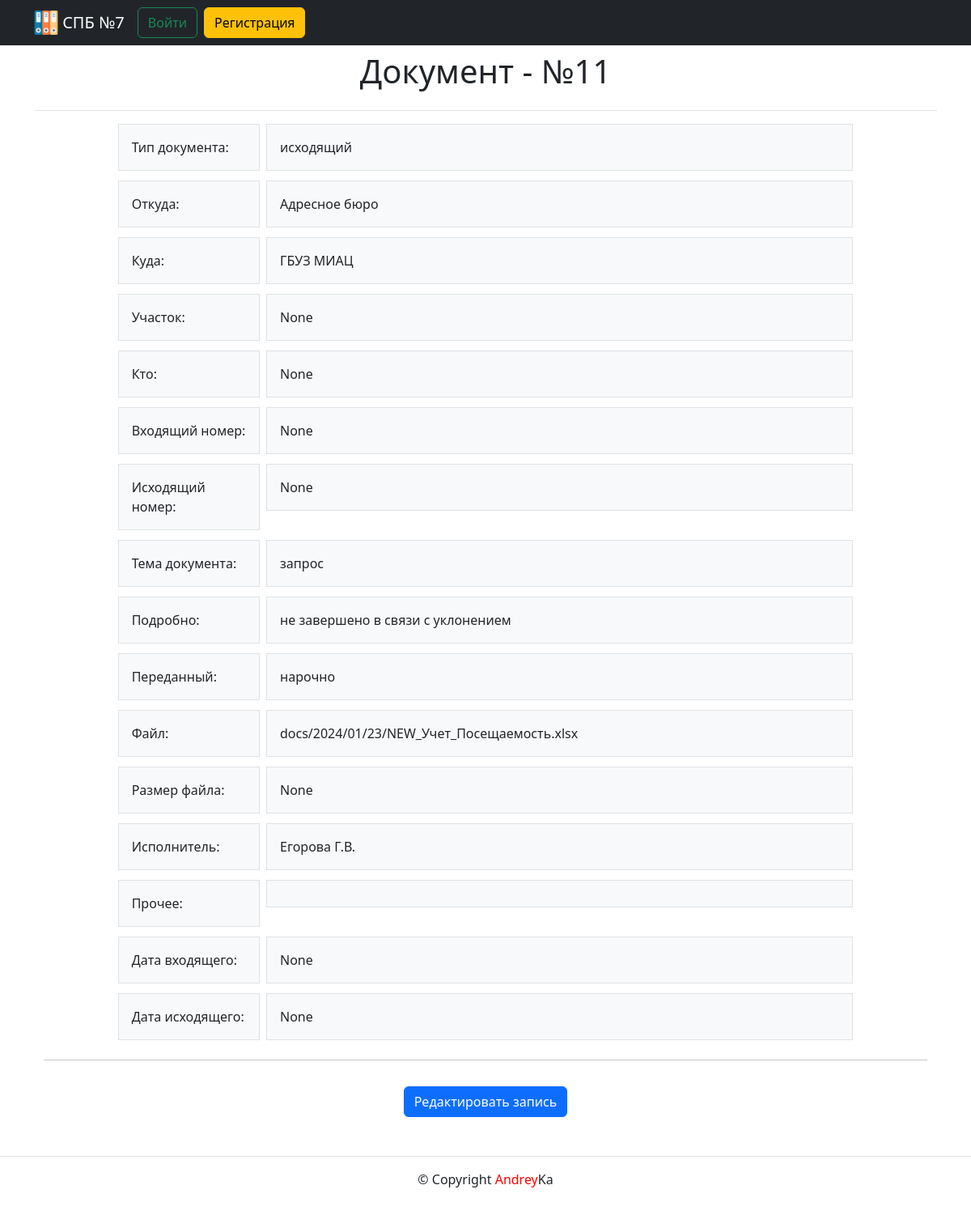
The app's page /documents/11/, older data.
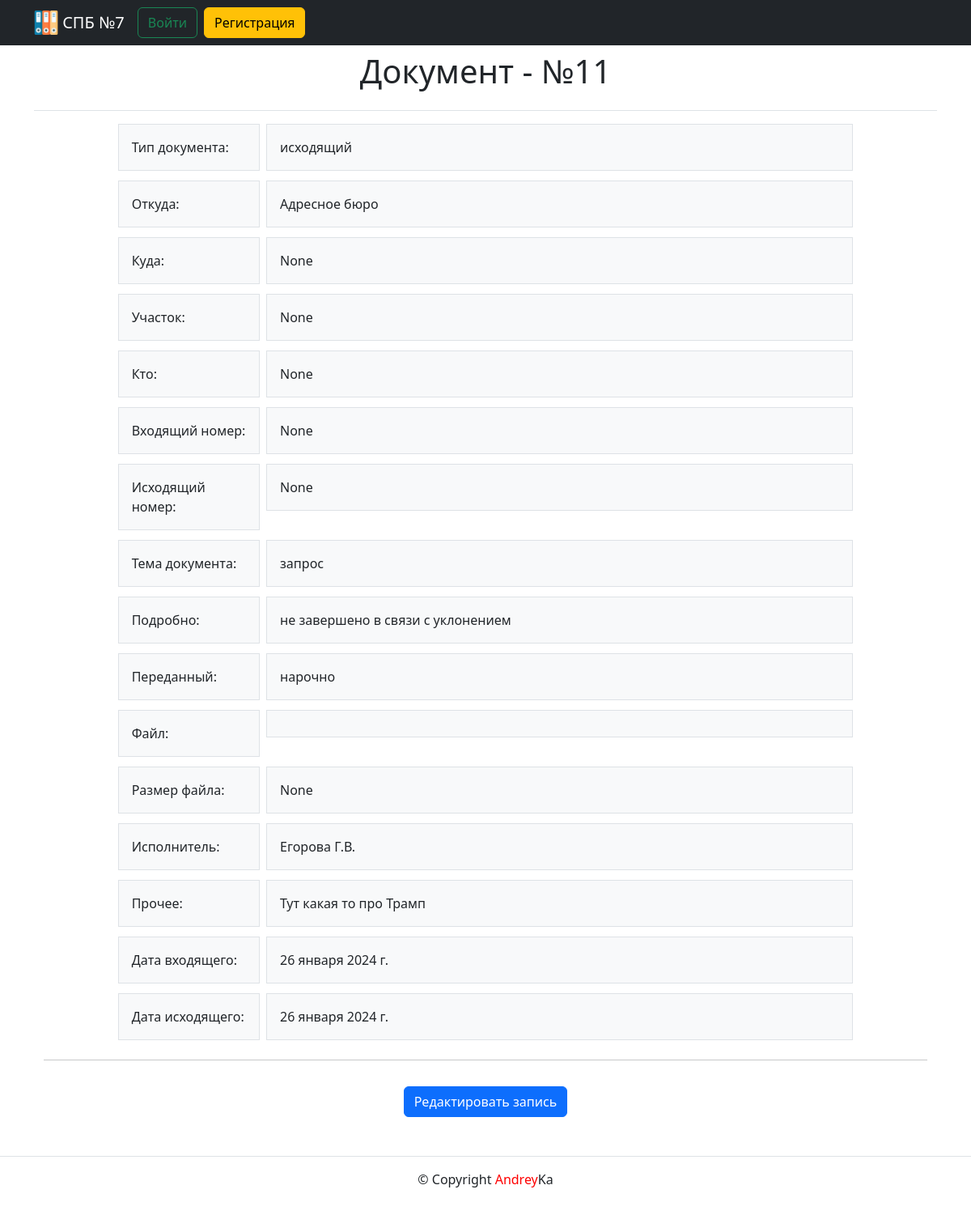
The same page, newer data.
### documents/models.py (models this page shows, shortened)
class Document(models.Model):
    INPUT_DOC = "ВХ"
    OUTPUT_DOC = "ИС"
    IN_OUT_DOC = "ВХ-ИС"
    DOCUMENT_TYPE_CHOICES = [
        (INPUT_DOC, "входящий"),
        (OUTPUT_DOC, "исходящий"),
        (IN_OUT_DOC, "входящий-исходящий"),
    ]
    doc_type = models.CharField(
        verbose_name="Тип документа",
        help_text="Укажите тип документа",
        max_length=5,
        choices=DOCUMENT_TYPE_CHOICES,
        blank=False,
    )
    from_doc = models.ForeignKey(
        Organization,
        related_name="org_from",
        on_delete=models.PROTECT,
        blank=True,
        null=True,
        verbose_name="Откуда",
    )
    where_doc = models.ForeignKey(
        Organization,
        related_name="org_where",
        on_delete=models.PROTECT,
        blank=True,
        null=True,
        verbose_name="Куда",
    )
    area = models.CharField(
        verbose_name="Участок", max_length=100, blank=True, null=True
    )
    who = models.CharField(verbose_name="Кто", max_length=100, blank=True, null=True)
    input_num = models.PositiveIntegerField(
        verbose_name="Входящий номер", blank=True, null=True
    )
    output_num = models.PositiveIntegerField(
        verbose_name="Исходящий номер", blank=True, null=True
    )
    theme = models.ForeignKey(
        Theme,
        related_name="theme_doc",
        on_delete=models.PROTECT,
        blank=True,
        null=True,
        verbose_name="Тема",
    )
    detail = models.ForeignKey(
        Detail,
        related_name="detail_doc",
        on_delete=models.PROTECT,
        blank=True,
        null=True,
        verbose_name="Детали",
    )
    given = models.ForeignKey(
        Given,
        related_name="given_doc",
        on_delete=models.PROTECT,
        blank=True,
        null=True,
        verbose_name="Передано",
    )
    file = models.FileField(
        verbose_name="Файл", upload_to="docs/%Y/%m/%d/", blank=True, null=True
    )
    size = models.PositiveIntegerField(
        verbose_name="Размер файла", blank=True, null=True
    )
    description = models.TextField(
        verbose_name="Прочее",
        help_text="Укажите прочие подробности",
        blank=True,
        null=True,
    )
    implementers = models.ForeignKey(
        Implementers,
        related_name="implementers_doc",
        on_delete=models.PROTECT,
        blank=True,
        null=True,
        verbose_name="Исполнитель",
    )
    date_input_doc = models.DateField(
        verbose_name="Дата входящего",
        help_text="Укажите дату входящего документа",
        blank=True,
        null=True,
    )
    date_output_doc = models.DateField(
        verbose_name="Дата исходящего",
        help_text="Укажите дату исходящего документа",
        blank=True,
        null=True,
    )
    author = models.ForeignKey(
        User,
        on_delete=models.SET_NULL,
        null=True,
        related_name="author_doc",
        verbose_name="Автор создания",
    )
    modified_date = models.DateTimeField(
        "Дата изменения",
        auto_now=True,
    )
    created_date = models.DateTimeField(
        "Дата публикации",
        auto_now_add=True,
    )
    class Meta:
        ordering = ["-id"]
        verbose_name = "Документ"
        verbose_name_plural = "Документы"

class Organization(models.Model):
    name = models.CharField(
        verbose_name="Название организации",
        max_length=100,
        blank=False,
    )
    def __str__(self) -> str:
        return self.name
    class Meta:
        ordering = ["name"]
        verbose_name = "Организация"
        verbose_name_plural = "Организации"

class Theme(models.Model):
    name = models.CharField(
        verbose_name="Тема документа", max_length=100, blank=False, null=False
    )
    def __str__(self) -> str:
        return self.name
    class Meta:
        ordering = ["name"]
        verbose_name = "Тема"
        verbose_name_plural = "Темы"

class Detail(models.Model):
    name = models.CharField(
        verbose_name="Подробно для документа", max_length=100, blank=False, null=False
    )
    def __str__(self) -> str:
        return self.name
    class Meta:
        ordering = ["name"]
        verbose_name = "Подробно"
        verbose_name_plural = "Подробности"

class Given(models.Model):
    name = models.CharField(
        verbose_name="Тип передачи документа", max_length=100, blank=False, null=False
    )
    def __str__(self) -> str:
        return self.name
    class Meta:
        ordering = ["name"]
        verbose_name = "Тип передачи"
        verbose_name_plural = "Типы передачи"

class Implementers(models.Model):
    name = models.CharField(
        verbose_name="Исполнитель", max_length=50, blank=False, null=False
    )
    def __str__(self) -> str:
        return self.name
    class Meta:
        ordering = ["name"]
        verbose_name = "Исполнитель"
        verbose_name_plural = "Исполнители"

### documents/views.py (the view)
# urls.py: path("documents/<int:document_id>/", views.document_detail, name="document_detail"),
def document_detail(request, document_id):
    template = "documents/document_detail.html"
    document = get_object_or_404(Document, pk=document_id)
    context = {
        "document": document,
    }
    return render(request, template, context)

### templates/documents/document_detail.html (shortened to what this page needs)
{% extends 'base.html' %}
{% block content %}
  <div class="py-3 text-center border-bottom">
    <h1>Документ - №{{ document.pk }}</h1>
  </div>
  <div class="container mt-3">
      {% include 'documents/includes/detail_row.html' %}
  </div>
{% endblock %}

### templates/base.html (shortened to what this page needs)
<!DOCTYPE html>
<html lang="ru">
  <head>
    {% load static %}
    <link rel="stylesheet" href="{% static 'css/bootstrap.css' %}" />
  </head>
  <body>
    <header>
      {% include 'includes/header.html' %}
    </header>
    <main class="flex-shrink-0">
      <div class="container py-5">
        {% block content %}{% endblock %}
      </div>
    </main>
    <footer>
      {% include 'includes/footer.html' %}
    </footer>
  </body>
</html>

### templates/includes/header.html (shortened to what this page needs)
<header>
  {% load static %}
  {% with request.resolver_match.view_name as view_name %}
  <nav class="navbar navbar-expand-lg navbar-dark fixed-top bg-dark">
    <div class="container">
      <a class="navbar-brand" href="{% url 'documents:index' %}">
        <img src="{% static 'img/logo.png' %}" width="30" height="30" class="d-inline-block align-top" alt="">
        <span style="color:white">СПБ №7</span>
      </a>
      <div class="collapse navbar-collapse" id="navbarCollapse">
        {% if user.is_authenticated %}
        <ul class="navbar-nav me-auto mb-2 mb-md-0">
          <li class="nav-item">
            <a class="btn btn-outline-success me-2" aria-current="page" href="{% url 'documents:document_create' %}">Новый документ</a>
          </li>
        </ul>
        <ul class="navbar-nav me-auto mb-2 mb-md-0">
          <li class="nav-item">
            <form class="d-flex">
              <input class="form-control me-2" type="search" placeholder="Поиск..." aria-label="Search">
            </form>
          </li>
          <li class="nav-item">
            <form method="post" action="{% url 'users:logout' %}">
              {% csrf_token %}
              <button class="btn btn-outline-danger me-2">Выйти</button>
            </form>
          </li>
          <li class="nav-item">
            <a type="button" class="btn btn-warning me-2" href="{% url 'users:password_change' %}">Изменить пароль</a>
          </li>
        </ul>
          {% else %}
            <a type="button" class="btn btn-outline-success me-2" href="{% url 'users:login' %}">Войти</a>
            <a type="button" class="btn btn-warning me-2" href="{% url 'users:signup' %}">Регистрация</a>
          {% endif %}
      </div>
    </div>
  </nav>
  {% endwith %}
</header>

### templates/documents/includes/detail_row.html
<div class="row g-2 justify-content-md-center">
  <div class="col-2">
    <div class="p-3 border bg-light">Тип документа:</div>
  </div>
  <div class="col-8">
    <div class="p-3 border bg-light">{{ document.get_doc_type_display }}</div>
  </div>
</div>
<div class="row g-2 mt-1 justify-content-md-center">
  <div class="col-2">
    <div class="p-3 border bg-light">Откуда:</div>
  </div>
  <div class="col-8">
    <div class="p-3 border bg-light">{{ document.from_doc }}</div>
  </div>
</div>
<div class="row g-2 mt-1 justify-content-md-center">
  <div class="col-2">
    <div class="p-3 border bg-light">Куда:</div>
  </div>
  <div class="col-8">
    <div class="p-3 border bg-light">{{ document.where_doc }}</div>
  </div>
</div>
<div class="row g-2 mt-1 justify-content-md-center">
  <div class="col-2">
    <div class="p-3 border bg-light">Участок:</div>
  </div>
  <div class="col-8">
    <div class="p-3 border bg-light">{{ document.area }}</div>
  </div>
</div>
<div class="row g-2 mt-1 justify-content-md-center">
  <div class="col-2">
    <div class="p-3 border bg-light">Кто:</div>
  </div>
  <div class="col-8">
    <div class="p-3 border bg-light">{{ document.who }}</div>
  </div>
</div>
<div class="row g-2 mt-1 justify-content-md-center">
  <div class="col-2">
    <div class="p-3 border bg-light">Входящий номер:</div>
  </div>
  <div class="col-8">
    <div class="p-3 border bg-light">{{ document.input_num }}</div>
  </div>
</div>
<div class="row g-2 mt-1 justify-content-md-center">
  <div class="col-2">
    <div class="p-3 border bg-light">Исходящий номер:</div>
  </div>
  <div class="col-8">
    <div class="p-3 border bg-light">{{ document.output_num }}</div>
  </div>
</div>
<div class="row g-2 mt-1 justify-content-md-center">
  <div class="col-2">
    <div class="p-3 border bg-light">Тема документа:</div>
  </div>
  <div class="col-8">
    <div class="p-3 border bg-light">{{ document.theme }}</div>
  </div>
</div>
<div class="row g-2 mt-1 justify-content-md-center">
  <div class="col-2">
    <div class="p-3 border bg-light">Подробно:</div>
  </div>
  <div class="col-8">
    <div class="p-3 border bg-light">{{ document.detail }}</div>
  </div>
</div>
<div class="row g-2 mt-1 justify-content-md-center">
  <div class="col-2">
    <div class="p-3 border bg-light">Переданный:</div>
  </div>
  <div class="col-8">
    <div class="p-3 border bg-light">{{ document.given }}</div>
  </div>
</div>
<div class="row g-2 mt-1 justify-content-md-center">
  <div class="col-2">
    <div class="p-3 border bg-light">Файл:</div>
  </div>
  <div class="col-8">
    <div class="p-3 border bg-light">{{ document.file }}</div>
  </div>
</div>
<div class="row g-2 mt-1 justify-content-md-center">
  <div class="col-2">
    <div class="p-3 border bg-light">Размер файла:</div>
  </div>
  <div class="col-8">
    <div class="p-3 border bg-light">{{ document.size }}</div>
  </div>
</div>
<div class="row g-2 mt-1 justify-content-md-center">
  <div class="col-2">
    <div class="p-3 border bg-light">Исполнитель:</div>
  </div>
  <div class="col-8">
    <div class="p-3 border bg-light">{{ document.implementers }}</div>
  </div>
</div>
<div class="row g-2 mt-1 justify-content-md-center">
  <div class="col-2">
    <div class="p-3 border bg-light">Прочее:</div>
  </div>
  <div class="col-8">
    <div class="p-3 border bg-light">{{ document.description }}</div>
  </div>
</div>
<div class="row g-2 mt-1 justify-content-md-center">
  <div class="col-2">
    <div class="p-3 border bg-light">Дата входящего:</div>
  </div>
  <div class="col-8">
    <div class="p-3 border bg-light">{{ document.date_input_doc }}</div>
  </div>
</div>
<div class="row g-2 mt-1 justify-content-md-center">
  <div class="col-2">
    <div class="p-3 border bg-light">Дата исходящего:</div>
  </div>
  <div class="col-8">
    <div class="p-3 border bg-light">{{ document.date_output_doc }}</div>
  </div>
</div>
<hr class="my-4" />
<div class="text-center">
  <a class="btn btn-primary mt-2" href="{% url 'documents:document_edit' document.pk %}">Редактировать запись</a>
</div>

### templates/includes/footer.html
<footer class="page-footer font-small blue border-top">
  <div class="footer-copyright text-center py-3">
    <p>© {{ year }} Copyright <span style="color:red">Andrey</span>Ka</p>
  </div>
</footer>

Row changes from the older to the newer data that the page shows:
changed Document "исходящий": where_doc "ГБУЗ МИАЦ" → "None"; description (not shown) → "Тут какая то про Трамп"; date_input_doc "None" → "26 января 2024 г."; date_output_doc "None" → "26 января 2024 г."; file "docs/2024/01/23/NEW_Учет_Посещаемость.xlsx" → (not shown)
